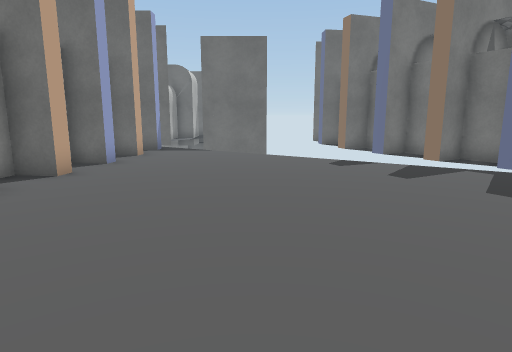
[1] (above)

12 first-person views from a walk through a scene from a Unity 3-D project. The camera is 1.3 m above the floor, tilts 10° down and sees 75° across. The floor is counted in squares, 1 m on a side. Each view is taken from the middle of a square. On the plan, view 1 faces up. The plan holds only what a view shows up to about 14 squares ahead; the rest is blank. The place goes on beyond the plan. Some surface patterns are stand-ins.

[2]
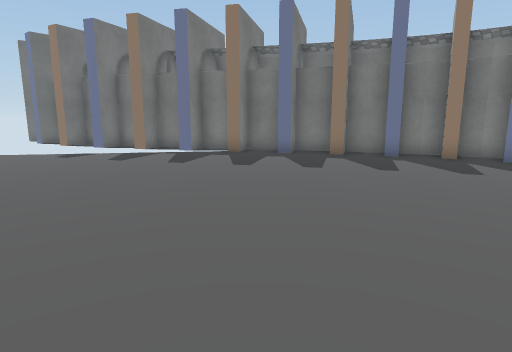

[3]
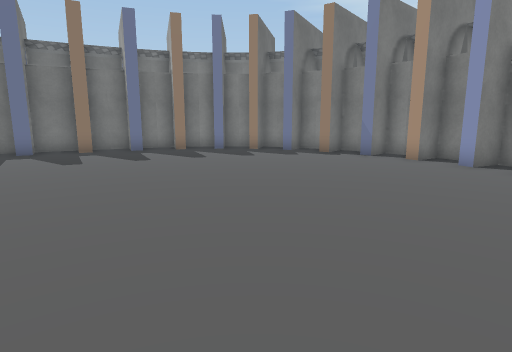

[4]
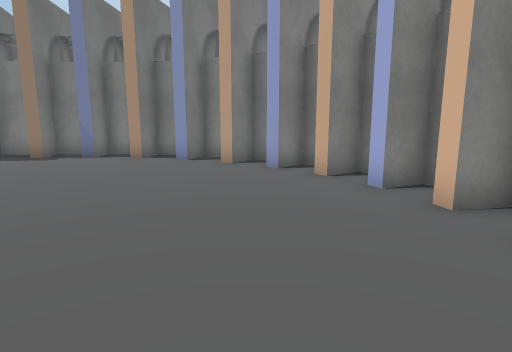

[5]
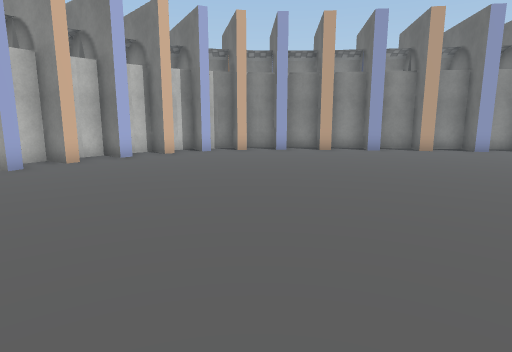

[6]
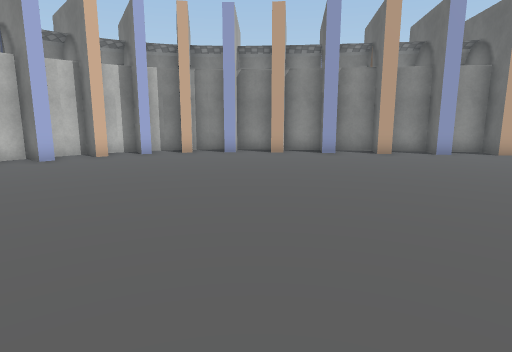

[7]
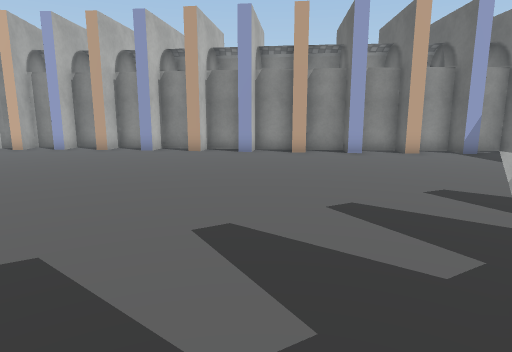

[8]
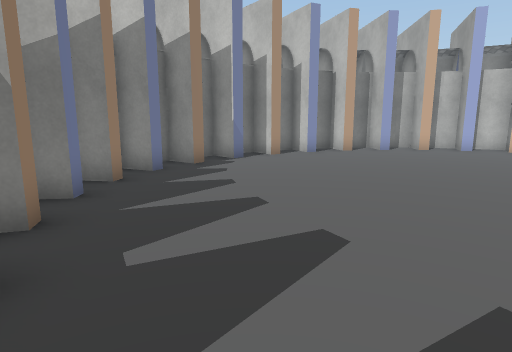

[9]
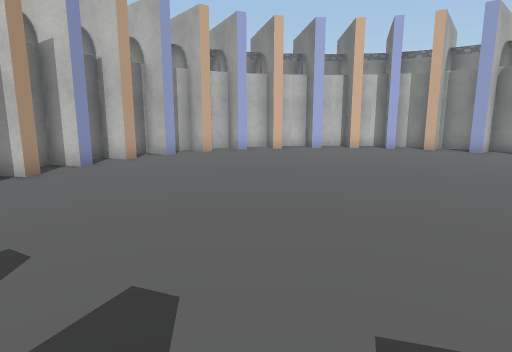

[10]
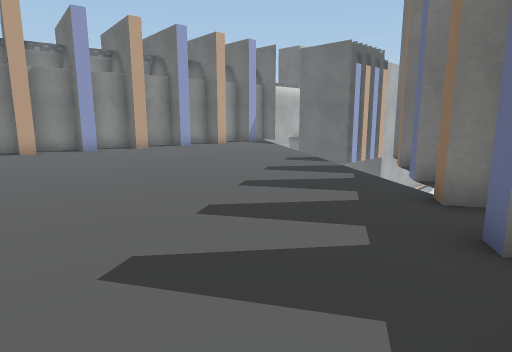

[11]
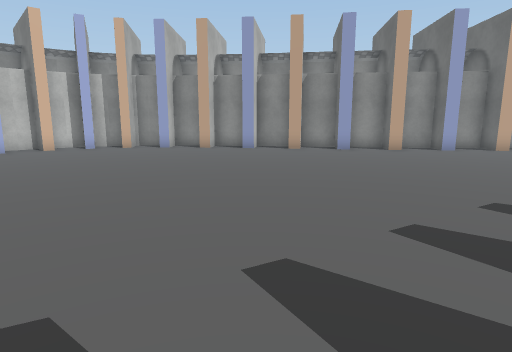

[12]
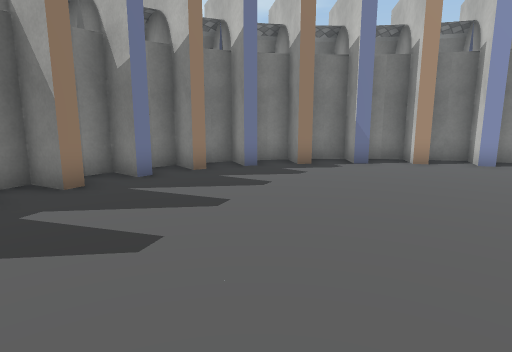

### Floor plan
Key: @ floor where view 1 was taken; # wall or solid block; x gap in a wall; . floor.
Columns run from 7 left of view 1 to 12 right of it. Each row starts with its distance up from view 1.
 14   #x
 13   #...
 12   #....
 11   #......
 10  ##.......  ##
  9  #.......... ##
  8  ##..........###
  7  #.............##
  6  ##.............#
  5  #..............##
  4  ##..............#
  3  #...............##
  2 ##...............###
  1 #..................#
  0 ##.....@..........##
 -1 #..................#
 -2 ##................##
 -3 #.................##
 -4 ##................#
 -5  ##...............#
 -6  ###.............##
 -7   ###...........##
 -8    ###........#.##
 -9     ##.#.....####
-10      ####.#####
-11         ###

Positions as (right, up) in squares from view 1, and headings:
1: (0, 0), facing up
2: (-1, -3), facing up-right
3: (-3, -3), facing right
4: (-3, -3), facing down-right
5: (8, -3), facing left
6: (7, -1), facing left
7: (8, 6), facing left
8: (8, 4), facing down
9: (9, 1), facing down-left
10: (9, 1), facing up-left
11: (9, 2), facing left
12: (4, 2), facing down-right
